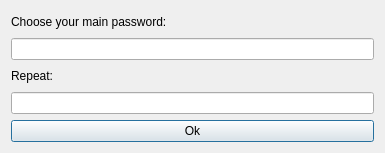
<?xml version="1.0" encoding="UTF-8"?>
<ui version="4.0">
    <class>Dialog</class>
    <widget class="QDialog" name="Dialog">
        <property name="geometry">
            <rect>
                <x>0</x>
                <y>0</y>
                <width>385</width>
                <height>153</height>
            </rect>
        </property>
        <property name="windowTitle">
            <string>Dialog</string>
        </property>
        <layout class="QVBoxLayout" name="verticalLayout">
            <item>
                <widget class="QLabel" name="label_3">
                    <property name="text">
                        <string>Choose your main password:</string>
                    </property>
                </widget>
            </item>
            <item>
                <widget class="QLineEdit" name="lineEdit_2">
                    <property name="echoMode">
                        <enum>QLineEdit::Password</enum>
                    </property>
                </widget>
            </item>
            <item>
                <widget class="QLabel" name="label_2">
                    <property name="text">
                        <string>Repeat:</string>
                    </property>
                </widget>
            </item>
            <item>
                <widget class="QLineEdit" name="lineEdit">
                    <property name="echoMode">
                        <enum>QLineEdit::Password</enum>
                    </property>
                </widget>
            </item>
            <item>
                <layout class="QHBoxLayout" name="horizontalLayout">
                    <item>
                        <widget class="QPushButton" name="pushButton">
                            <property name="text">
                                <string>Ok</string>
                            </property>
                        </widget>
                    </item>
                </layout>
            </item>
        </layout>
    </widget>
    <resources/>
    <connections/>
</ui>
